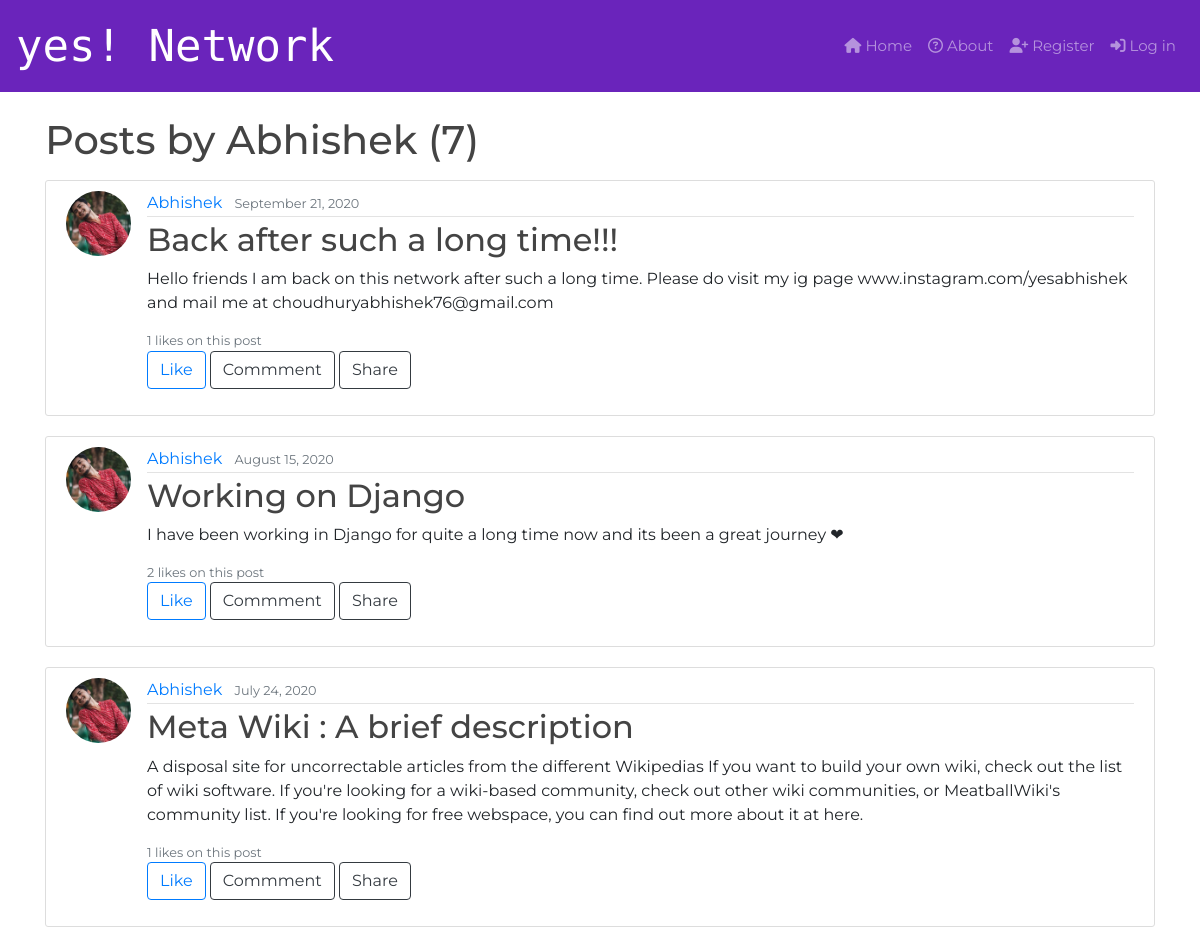
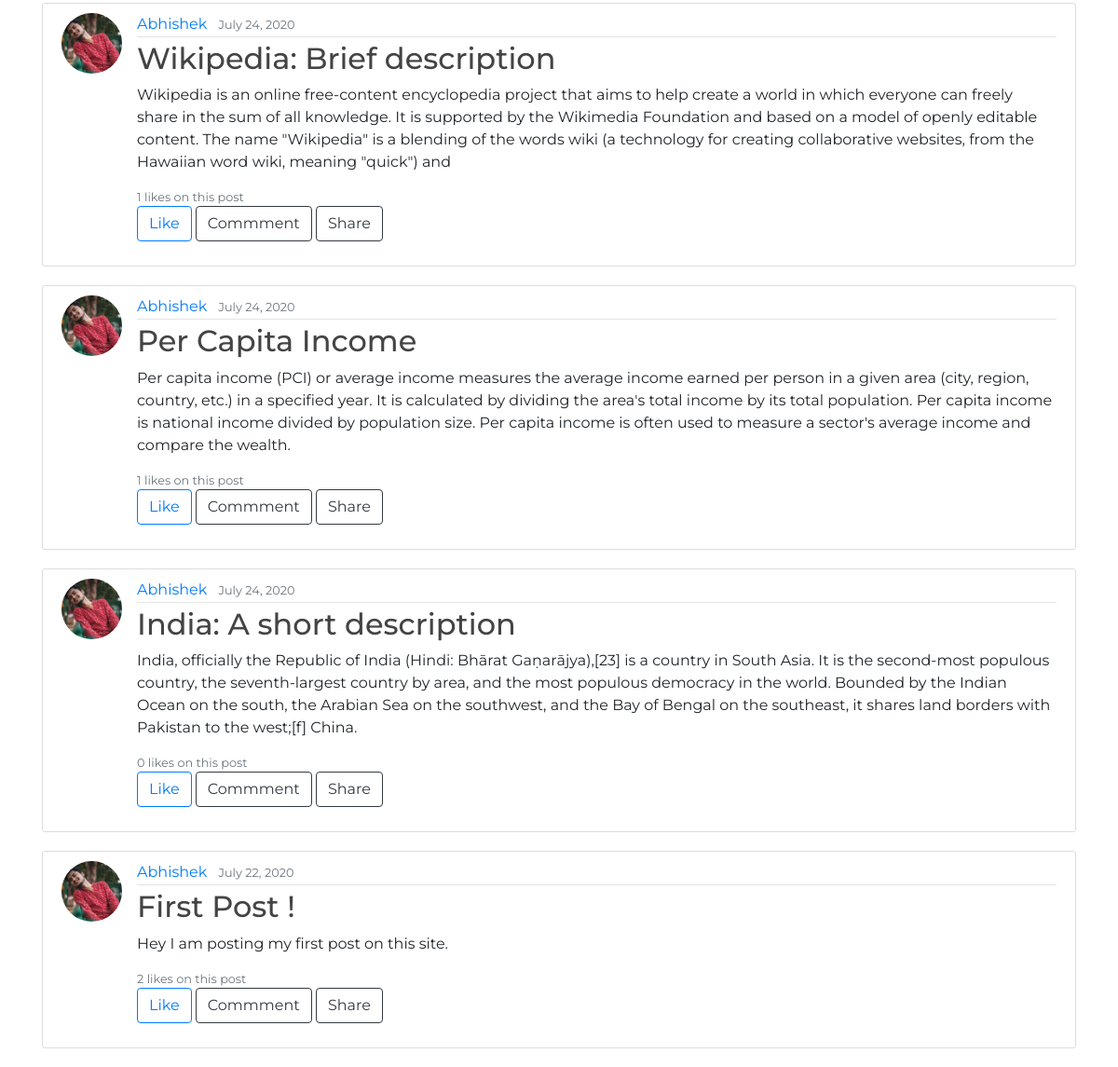
The page /user/Abhishek on the database as committed earlier (2 pictures, top to bottom).
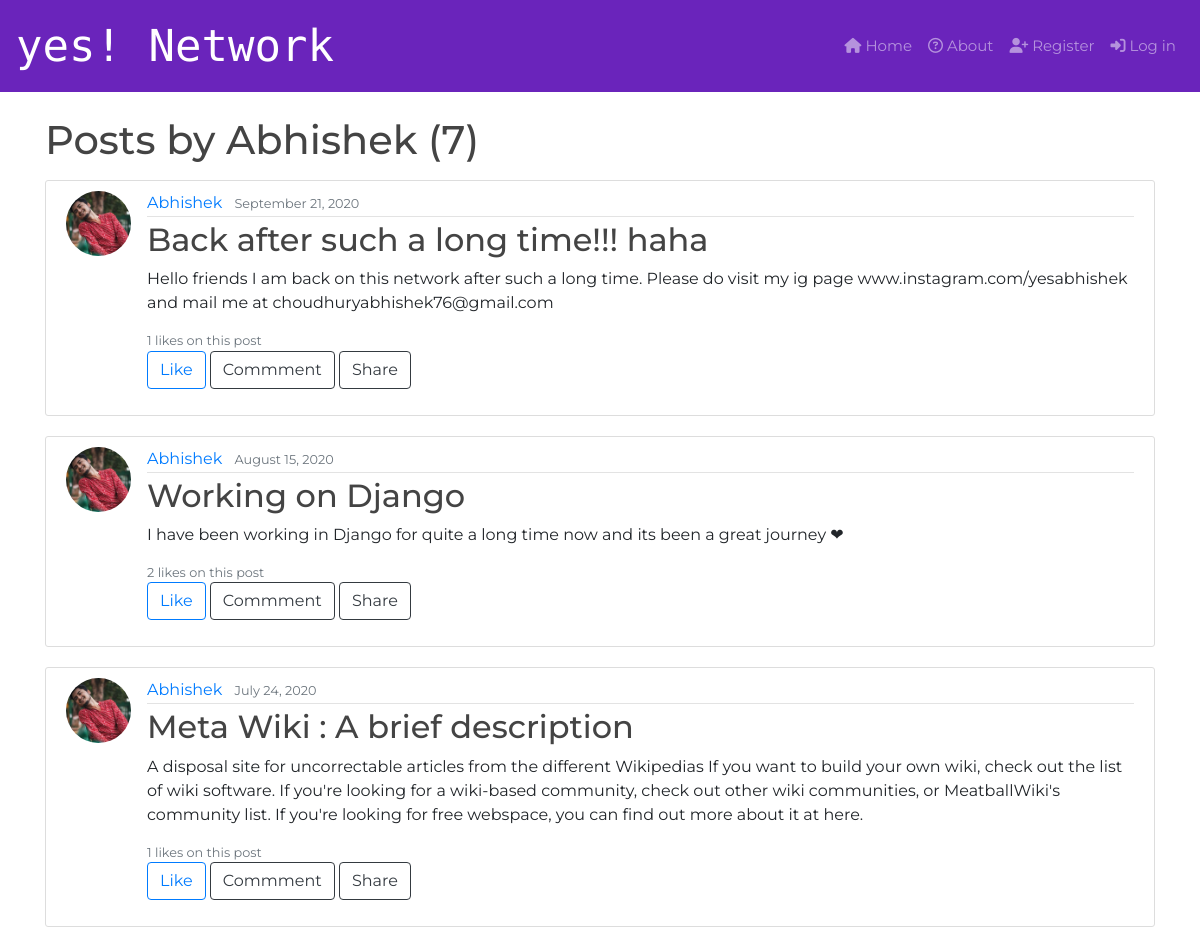
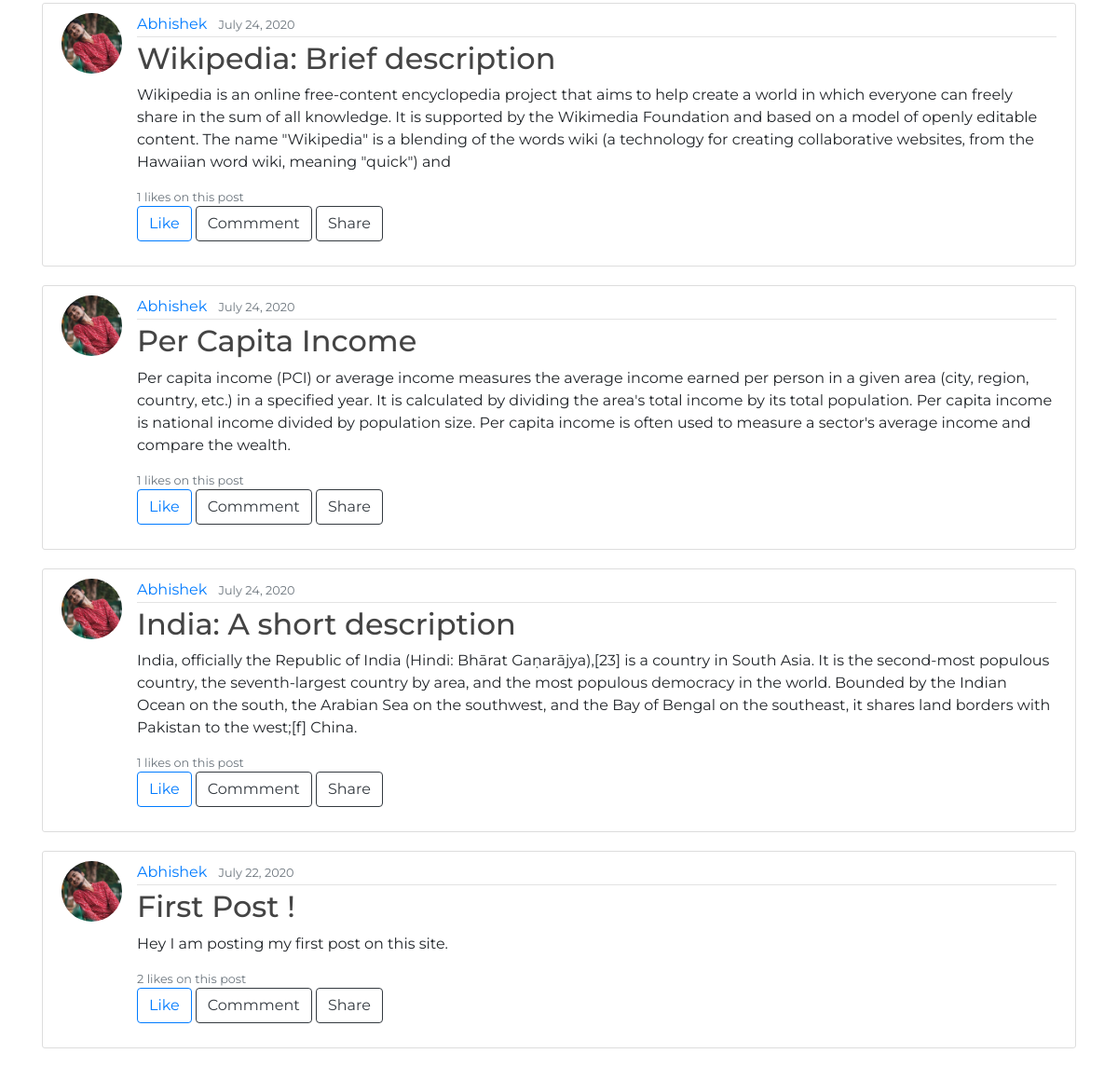
The same page on the database as committed later (2 pictures, top to bottom).
### Blog/models.py (models this page shows, shortened)
class Post(models.Model):
    title = models.CharField(max_length=100)
    message = models.CharField(max_length=400)
    date_posted = models.DateTimeField(default=timezone.now)
    author = models.ForeignKey(User, on_delete=models.CASCADE)
    likes = models.ManyToManyField(
        User, related_name='blog_like', default=None, blank=True)

### users/models.py (models this page shows, shortened)
class Profile(models.Model):
    user = models.OneToOneField(User, on_delete=models.CASCADE)
    image = models.ImageField(default='default.jpg', upload_to='profile_pics')
    bio = models.CharField(max_length=140, default='Your Bio is empty')
    cover_img = models.ImageField(default='default_cover.jpg', upload_to='profile_cover_pics')
    dob = models.DateField(default=None, blank=True, null=True)

### Blog/views.py (the view)
# urls.py: path('user/<str:username>', UserPostListView.as_view(), name='user-posts'),
class UserPostListView(ListView):
    model = Post
    template_name = 'Blog/user_posts.html'  # app/model_viewtype.html
    context_object_name = 'posts'
    paginate_by = 8
    def get_queryset(self):
        user = get_object_or_404(User, username=self.kwargs.get('username'))
        return Post.objects.filter(author=user).order_by('-date_posted')

### Blog/templates/Blog/user_posts.html (shortened to what this page needs)
{% extends "Blog/base.html" %}
{% block content %}
    <h1 class="mb-3">Posts by {{ view.kwargs.username }} ({{ page_obj.paginator.count }})</h1>
  {% for post in posts %}
  <article class="media content-section">
    <img class="rounded-circle article-img" src="{{ post.author.profile.image.url }}">
    <div class="media-body">
      <div class="article-metadata">
        <a class="mr-2" href="{% url 'user-posts' post.author.username %}">{{ post.author }}</a>
        <small class="text-muted">{{ post.date_posted|date:"F d, Y" }}</small>
      </div>
      <h2><a class="article-title" href="{% url 'post-detail' post.id %}">{{ post.title }}</a></h2>
      <p class="article-content">{{ post.message }}</p>
      <small class="text-muted">{{ post.likes.all.count }} likes on this post </small>
      <div class='media-body'>
        <form action="{% url 'like-post' %}" method="POST">
          {% if user not in post.likes.all %}
            <button type="submit" class="btn btn-outline-primary" name="post_id" value="{{ post.id }}" >Like</button>
          {% else %}
            <button type="submit" class="btn btn-outline-warning" name="post_id" value="{{ post.id }}" >Unlike</button>
          {% endif %}
          <button type="button" class="btn btn-outline-dark">Commment</button>
          <button type="button" class="btn btn-outline-dark">Share</button>
        </form>
      </div>
    </div>
  </article>
  {% endfor %}
{% endblock %}

### Blog/templates/Blog/base.html (shortened to what this page needs)
{% load static %}
<link rel="stylesheet" type="text/css" href="{% static 'Blog/css/style.css' %}">
<link rel="stylesheet" type="text/css" href="{% static 'Blog/css/header.css' %}">
<link rel="stylesheet" type="text/css" href="{% static 'Blog/css/particles.css' %}">
<link rel="stylesheet" href="https://stackpath.bootstrapcdn.com/bootstrap/4.5.0/css/bootstrap.min.css">
<!doctype html>
<html lang="en">
  <head>
  </head>
  <body data-theme="light" class="body">
    <nav class="navbar navbar-expand-lg navbar-dark sticky-top header">
      <span class="navbar-brand logo" href="{% url 'blog-home' %}" >
       yes! Network</span>
        <div class="collapse navbar-collapse" id="navbarText">
      <ul class="navbar-nav ml-auto menu">
        {% if user.is_authenticated %}
        <!-- <li class="nav-item dropdown">
          <a class="nav-link dropdown-toggle" href="#"id="navbarDropdown" role="button" data-toggle="dropdown" aria-haspopup="true" aria-expanded="false">Theme</a>
          <div class="dropdown-menu" aria-labelledby="navbarDropdown">
            <a id="light" class="dropdown-item" href="#">light</a>
            <a id="dark" class="dropdown-item" href="#">dark</a>
          </div>
        </li> -->
        <li class="nav-item dropdown">
          <a class="nav-link dropdown-toggle" href="{% url  'profile' %}" id="navbarDropdown" role="button" data-toggle="dropdown" aria-haspopup="true" aria-expanded="false"">
            <img class="rounded-circle" src="{{ user.profile.image.url }}" width="25" height="25" ></img></a>
            <div class="dropdown-menu" aria-labelledby="navbarDropdown">
              <a class="dropdown-item" href="{% url  'profile' %}">View Profile</a>
              <a class="dropdown-item" href="{% url  'blog-settings' %}">Settings</a>
              <div class="dropdown-divider"></div>
              <a  class="dropdown-item" href="{% url 'logout' %}">Logout</a>
            </div>
          </li>
        <li class="nav-item">
          <a class="nav-link" href="{% url  'post-create' %}"><i class="fas fa-plus-circle"></i> Create</a>
        </li>
        <li class="nav-item">
          <a class="nav-link " href="{% url  'blog-home' %}"><i class="fas fa-home"></i> Home</a>
        </li>
       <!--  <li class="nav-item">
          <a class="nav-link" href="{% url  'blog-settings' %}"><i class="fas fa-cogs"></i> Setting</a>
        </li> -->
        <!-- <li class="nav-item">
          <a class="nav-link" href="{% url 'logout' %}"><i class="fas fa-sign-out-alt"></i> Log Out</a>
        </li> -->
        {% else %}
        <li class="nav-item">
          <a class="nav-link" href="{% url  'blog-home' %}"><i class="fas fa-home"></i> Home</a>
        </li>
          <li class="nav-item">
          <a class="nav-link" href="{% url  'about' %}"><i class="far fa-question-circle"></i> About</a>
          </li>
              <a class="nav-link " href="{% url  'register' %}"><i class="fas fa-user-plus"></i> Register</a>
          <li class="nav-item">
            <a class="nav-link" href="{% url 'login' %}"><i class="fas fa-sign-in-alt"></i> Log in</a>
          </li>
        {% endif %}
      </ul>
    </div>
  </nav>
      <main role="main" class="container">
        <div class="row">
          <div class="col-md-12">
            <br>
            {% block content %}
            {% endblock %}
          </div>
        </div>
      </main>
  </body>
</html>

### Blog/static/Blog/css/style.css (style rules this page uses)
h1, h2, h3, h4, h5, h6 { color: #444444; }
ul { margin: 0; }
.content-section { background: #ffffff; padding: 10px 20px; border: 1px solid #dddddd; border-radius: 3px; margin-bottom: 20px; }
.article-title { color: #444444; }
.article-content { white-space: pre-line; }
.article-img { height: 65px; width: 65px; margin-right: 16px; }
.article-metadata { padding-bottom: 1px; margin-bottom: 4px; border-bottom: 1px solid #e3e3e3; }

### Blog/static/Blog/css/header.css (style rules this page uses)
.header { background-color: #6a24bb; max-width: 100%; margin: 0px auto; font-family: "Montserrat", sans-serif; font-size: 15px; color: white; }
.header .logo { font-family: "Libre Barcode 128 Text", cursive; font-size: 44px; }
.body { font-family: "Montserrat", sans-serif; }

### Blog/static/Blog/css/particles.css (style rules this page uses)
body { background: #ecf3f3; }

Rows that differ between the two databases and show on the page:
changed Post: title "Back after such a long time!!!" → "Back after such a long time!!! haha"
computed for Post "India: A short description": likes.all.count "0" → "1"
